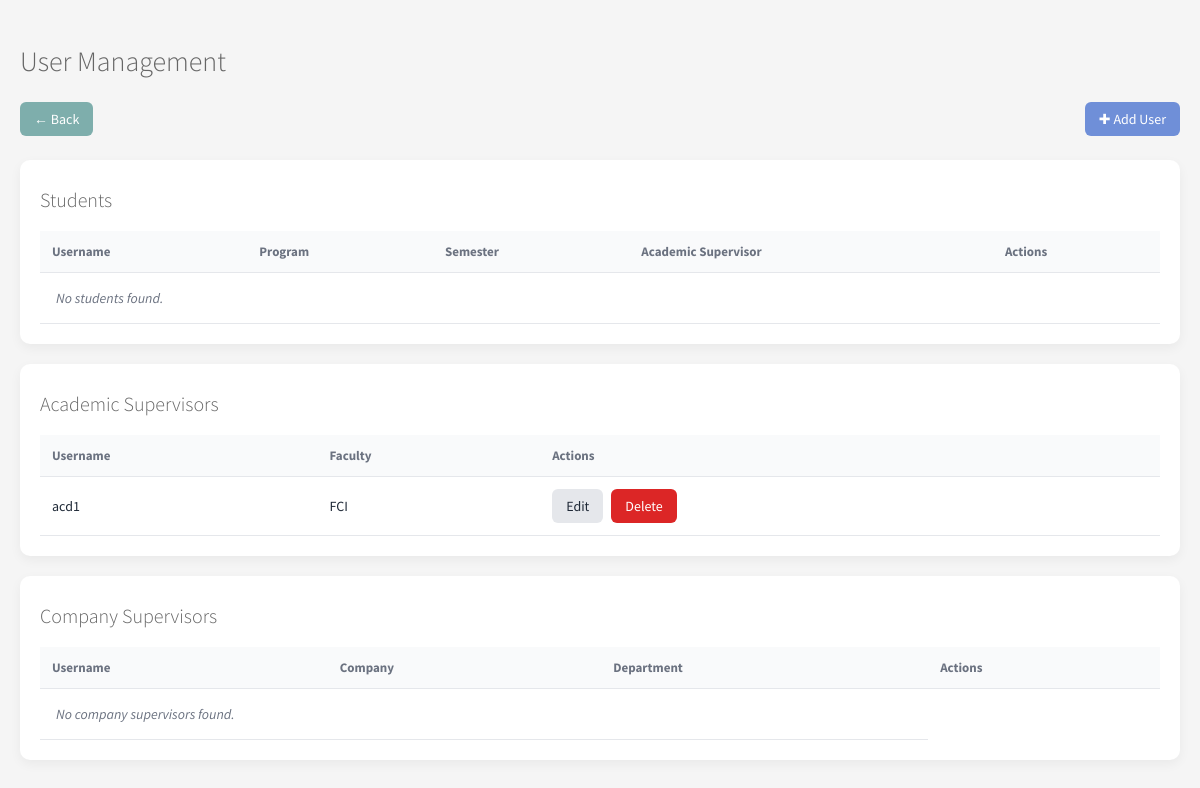
Before: /manager/users/ (signed in) with the older database file.
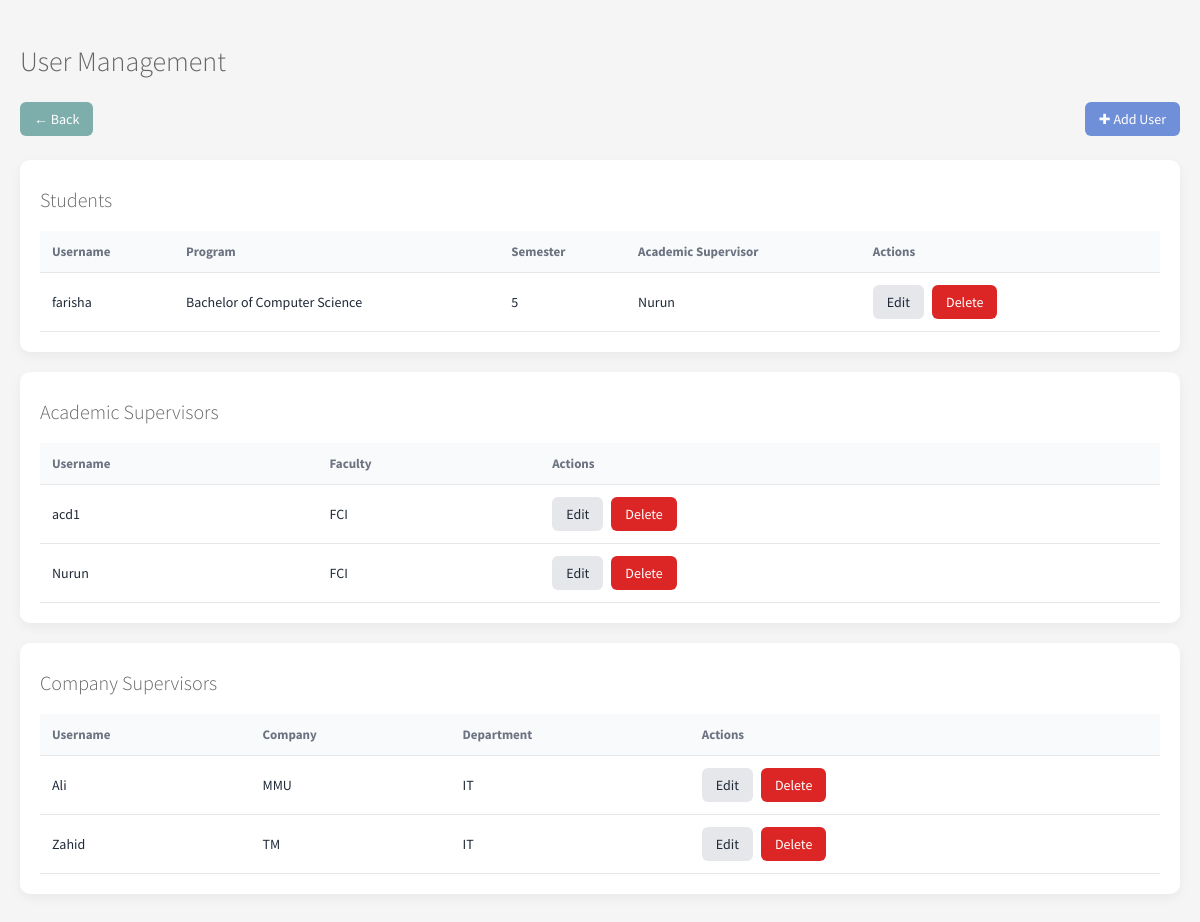
After: the same page with the newer database file.
### placement/models.py (models this page shows, shortened)
class User(AbstractUser):
    ROLE_CHOICES = [
        ('student', 'Student'),
        ('company', 'Company Supervisor'),
        ('academic', 'Academic Supervisor'),
        ('admin', 'Admin'),
    ]
    role = models.CharField(max_length=20, choices=ROLE_CHOICES, blank=True, null=True)

class AcademicSupervisor(models.Model):
    user = models.OneToOneField(User, on_delete=models.CASCADE)
    faculty = models.CharField(max_length=100)
    def __str__(self):
        return self.user.username

class Student(models.Model):
    user = models.OneToOneField(User, on_delete=models.CASCADE)
    program = models.CharField(max_length=100)
    semester = models.CharField(max_length=20)
    academic_supervisor = models.ForeignKey(
        AcademicSupervisor,
        on_delete=models.SET_NULL,
        null=True,
        blank=True
    )

class CompanySupervisor(models.Model):
    user = models.OneToOneField(User, on_delete=models.CASCADE)
    company = models.ForeignKey(Company, on_delete=models.CASCADE)
    department = models.ForeignKey(Department, on_delete=models.SET_NULL, null=True, blank=True)

class Company(models.Model):
    company_name = models.CharField(max_length=150)
    address = models.TextField()

class Department(models.Model):
    company = models.ForeignKey(
        Company,
        on_delete=models.CASCADE,
        related_name='departments',
        null=True,
        blank=True
    )
    name = models.CharField(max_length=100)
    class Meta:
        unique_together = ('company', 'name')

### placement/views.py (the view)
# urls.py: path('manager/users/', views.admin_user_list, name='admin_user_list'),
@login_required
@role_required(allowed_roles=['admin'])
def admin_user_list(request):
    students = User.objects.filter(role='student').select_related('student')
    academics = User.objects.filter(role='academic').select_related('academicsupervisor')
    companies = User.objects.filter(role='company').select_related('companysupervisor')
    admins = User.objects.filter(role='admin')
    return render(request, 'admin/admin_user_list.html', {
        'students': students,
        'academics': academics,
        'companies': companies,
        'admins': admins,
    })

### placement/templates/admin/admin_user_list.html (shortened to what the changed rows need)
<!DOCTYPE html>
<html lang="en">
<head>
</head>
<body>
<div class="container">
    <h1>User Management</h1>
    <div class="card">
        <h2>Students</h2>
        <table>
            <thead>
            <tr>
                <th>Username</th>
                <th>Program</th>
                <th>Semester</th>
                <th>Academic Supervisor</th>
                <th>Actions</th>
            </tr>
            </thead>
            <tbody>
            {% for user in students %}
            <tr>
                <td data-label="Username">{{ user.username }}</td>
                <td data-label="Program">{{ user.student.program }}</td>
                <td data-label="Semester">{{ user.student.semester }}</td>
                <td data-label="Academic Supervisor">{{ user.student.academic_supervisor }}</td>
                <td data-label="Actions">
                    <div class="actions">
                        <a href="{% url 'admin_user_edit' user.id %}" class="btn btn-edit">Edit</a>
                        <form method="post"
                              action="{% url 'admin_user_delete' user.id %}"
                              onsubmit="return confirm('Are you sure?');">
                            <button type="submit" class="btn btn-danger">Delete</button>
                        </form>
                    </div>
                </td>
            </tr>
            {% empty %}
            <tr><td colspan="5" class="empty">No students found.</td></tr>
            {% endfor %}
            </tbody>
        </table>
    </div>
    <div class="card">
        <h2>Academic Supervisors</h2>
        <table>
            <thead>
            <tr>
                <th>Username</th>
                <th>Faculty</th>
                <th>Actions</th>
            </tr>
            </thead>
            <tbody>
            {% for user in academics %}
            <tr>
                <td data-label="Username">{{ user.username }}</td>
                <td data-label="Faculty">{{ user.academicsupervisor.faculty }}</td>
                <td data-label="Actions">
                    <div class="actions">
                        <a href="{% url 'admin_user_edit' user.id %}" class="btn btn-edit">Edit</a>
                        <form method="post"
                              action="{% url 'admin_user_delete' user.id %}"
                              onsubmit="return confirm('Are you sure?');">
                            <button type="submit" class="btn btn-danger">Delete</button>
                        </form>
                    </div>
                </td>
            </tr>
            {% empty %}
            <tr><td colspan="3" class="empty">No academic supervisors found.</td></tr>
            {% endfor %}
            </tbody>
        </table>
    </div>
    <div class="card">
        <h2>Company Supervisors</h2>
        <table>
            <thead>
            <tr>
                <th>Username</th>
                <th>Company</th>
                <th>Department</th>
                <th>Actions</th>
            </tr>
            </thead>
            <tbody>
            {% for user in companies %}
            <tr>
                <td data-label="Username">{{ user.username }}</td>
                <td data-label="Company">
                    {{ user.companysupervisor.company.company_name }}
                </td>
                <td data-label="Department">
                    {% if user.companysupervisor.department %}
                        {{ user.companysupervisor.department.name }}
                    {% else %}
                        <span style="color: var(--muted); font-style: italic;">
                            Not assigned
                        </span>
                    {% endif %}
                </td>
                <td data-label="Actions">
                    <div class="actions">
                        <a href="{% url 'admin_user_edit' user.id %}" class="btn btn-edit">Edit</a>
                        <form method="post"
                            action="{% url 'admin_user_delete' user.id %}"
                            onsubmit="return confirm('Are you sure?');">
                            <button type="submit" class="btn btn-danger">Delete</button>
                        </form>
                    </div>
                </td>
            </tr>
            {% empty %}
            <tr><td colspan="3" class="empty">No company supervisors found.</td></tr>
            {% endfor %}
            </tbody>
        </table>
    </div>
</div>
</body>
</html>

Changed rows visible on the page:
added User: username "farisha", student.program "Bachelor of Computer Science", student.semester "5", student.academic_supervisor "Nurun", shown under "Students"
added User: username "Nurun", academicsupervisor.faculty "FCI", shown under "Academic Supervisors"
added User: username "Ali", companysupervisor.company.company_name "MMU", companysupervisor.department.name "IT", shown under "Company Supervisors"
added User: username "Zahid", companysupervisor.company.company_name "TM", companysupervisor.department.name "IT", shown under "Company Supervisors"
Other visible differences:
text no longer shown: "No students found. No company supervisors found."
